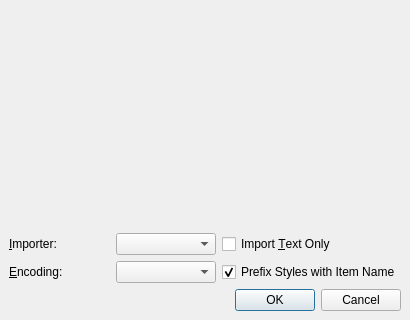
<?xml version="1.0" encoding="UTF-8"?>
<ui version="4.0">
 <class>gtFileDialog</class>
 <widget class="QDialog" name="gtFileDialog">
  <property name="geometry">
   <rect>
    <x>0</x>
    <y>0</y>
    <width>410</width>
    <height>320</height>
   </rect>
  </property>
  <property name="windowTitle">
   <string>Open</string>
  </property>
  <layout class="QGridLayout" name="gridLayout">
   <property name="leftMargin">
    <number>9</number>
   </property>
   <property name="topMargin">
    <number>9</number>
   </property>
   <property name="rightMargin">
    <number>9</number>
   </property>
   <property name="bottomMargin">
    <number>9</number>
   </property>
   <item row="0" column="0" colspan="3">
    <widget class="ScFileWidget" name="fileWidget" native="true"/>
   </item>
   <item row="1" column="0">
    <widget class="QLabel" name="label">
     <property name="text">
      <string>&amp;Importer:</string>
     </property>
     <property name="buddy">
      <cstring>importerCombo</cstring>
     </property>
    </widget>
   </item>
   <item row="1" column="1">
    <widget class="QComboBox" name="importerCombo"/>
   </item>
   <item row="1" column="2">
    <widget class="QCheckBox" name="textOnlyCheckBox">
     <property name="text">
      <string>Import &amp;Text Only</string>
     </property>
    </widget>
   </item>
   <item row="2" column="0">
    <widget class="QLabel" name="label_2">
     <property name="text">
      <string>&amp;Encoding:</string>
     </property>
     <property name="buddy">
      <cstring>encodingCombo</cstring>
     </property>
    </widget>
   </item>
   <item row="2" column="1">
    <widget class="QComboBox" name="encodingCombo"/>
   </item>
   <item row="2" column="2">
    <widget class="QCheckBox" name="prefixStylesCheckBox">
     <property name="text">
      <string>Prefix Styles with Item Name</string>
     </property>
     <property name="checked">
      <bool>true</bool>
     </property>
    </widget>
   </item>
   <item row="3" column="0" colspan="3">
    <widget class="QDialogButtonBox" name="buttonBox">
     <property name="orientation">
      <enum>Qt::Horizontal</enum>
     </property>
     <property name="standardButtons">
      <set>QDialogButtonBox::Cancel|QDialogButtonBox::Ok</set>
     </property>
    </widget>
   </item>
  </layout>
 </widget>
 <customwidgets>
  <customwidget>
   <class>ScFileWidget</class>
   <extends>QWidget</extends>
   <header>ui/scfilewidget.h</header>
   <container>1</container>
  </customwidget>
 </customwidgets>
 <resources/>
 <connections/>
</ui>
